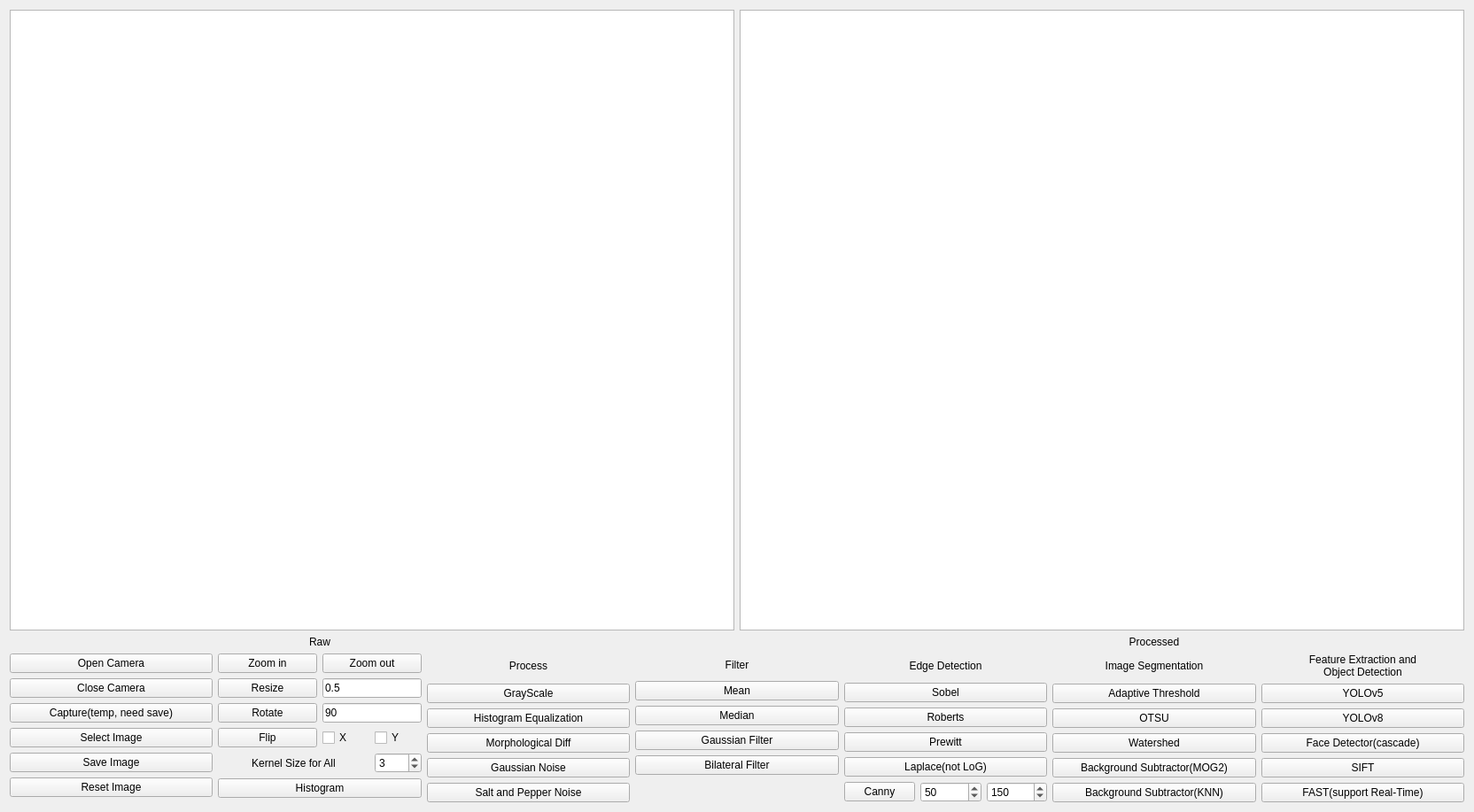
<?xml version="1.0" encoding="UTF-8"?>
<ui version="4.0">
 <class>Widget</class>
 <widget class="QWidget" name="Widget">
  <property name="geometry">
   <rect>
    <x>0</x>
    <y>0</y>
    <width>1664</width>
    <height>917</height>
   </rect>
  </property>
  <property name="windowTitle">
   <string>Widget</string>
  </property>
  <layout class="QGridLayout" name="gridLayout">
   <item row="2" column="6">
    <layout class="QGridLayout" name="gridLayout_9">
     <item row="3" column="0">
      <widget class="QPushButton" name="pushButton_32">
       <property name="text">
        <string>Face Detector(cascade)</string>
       </property>
      </widget>
     </item>
     <item row="5" column="0">
      <widget class="QPushButton" name="pushButton_20">
       <property name="text">
        <string>FAST(support Real-Time)</string>
       </property>
      </widget>
     </item>
     <item row="4" column="0">
      <widget class="QPushButton" name="pushButton_33">
       <property name="text">
        <string>SIFT</string>
       </property>
      </widget>
     </item>
     <item row="0" column="0">
      <widget class="QLabel" name="label_9">
       <property name="maximumSize">
        <size>
         <width>16777215</width>
         <height>72</height>
        </size>
       </property>
       <property name="text">
        <string>Feature Extraction and 
Object Detection</string>
       </property>
       <property name="alignment">
        <set>Qt::AlignCenter</set>
       </property>
      </widget>
     </item>
     <item row="2" column="0">
      <widget class="QPushButton" name="pushButton_31">
       <property name="text">
        <string>YOLOv8</string>
       </property>
      </widget>
     </item>
     <item row="1" column="0">
      <widget class="QPushButton" name="pushButton_30">
       <property name="text">
        <string>YOLOv5</string>
       </property>
      </widget>
     </item>
    </layout>
   </item>
   <item row="2" column="2">
    <layout class="QGridLayout" name="gridLayout_5">
     <item row="6" column="0">
      <widget class="QPushButton" name="pushButton_6">
       <property name="text">
        <string>Morphological Diff</string>
       </property>
      </widget>
     </item>
     <item row="8" column="0">
      <widget class="QPushButton" name="pushButton_18">
       <property name="text">
        <string>Salt and Pepper Noise</string>
       </property>
      </widget>
     </item>
     <item row="0" column="0">
      <widget class="QLabel" name="label_5">
       <property name="text">
        <string>Process</string>
       </property>
       <property name="alignment">
        <set>Qt::AlignCenter</set>
       </property>
      </widget>
     </item>
     <item row="7" column="0">
      <widget class="QPushButton" name="pushButton_19">
       <property name="text">
        <string>Gaussian Noise</string>
       </property>
      </widget>
     </item>
     <item row="4" column="0">
      <widget class="QPushButton" name="pushButton_5">
       <property name="text">
        <string>Histogram Equalization</string>
       </property>
      </widget>
     </item>
     <item row="1" column="0">
      <widget class="QPushButton" name="pushButton_3">
       <property name="text">
        <string>GrayScale</string>
       </property>
      </widget>
     </item>
    </layout>
   </item>
   <item row="2" column="5">
    <layout class="QGridLayout" name="gridLayout_8">
     <item row="0" column="0">
      <widget class="QLabel" name="label_8">
       <property name="maximumSize">
        <size>
         <width>16777215</width>
         <height>72</height>
        </size>
       </property>
       <property name="text">
        <string>Image Segmentation</string>
       </property>
       <property name="alignment">
        <set>Qt::AlignCenter</set>
       </property>
      </widget>
     </item>
     <item row="1" column="0">
      <widget class="QPushButton" name="pushButton_25">
       <property name="text">
        <string>Adaptive Threshold</string>
       </property>
      </widget>
     </item>
     <item row="2" column="0">
      <widget class="QPushButton" name="pushButton_26">
       <property name="text">
        <string>OTSU</string>
       </property>
      </widget>
     </item>
     <item row="3" column="0">
      <widget class="QPushButton" name="pushButton_27">
       <property name="text">
        <string>Watershed</string>
       </property>
      </widget>
     </item>
     <item row="4" column="0">
      <widget class="QPushButton" name="pushButton_28">
       <property name="text">
        <string>Background Subtractor(MOG2)</string>
       </property>
      </widget>
     </item>
     <item row="5" column="0">
      <widget class="QPushButton" name="pushButton_29">
       <property name="text">
        <string>Background Subtractor(KNN)</string>
       </property>
      </widget>
     </item>
    </layout>
   </item>
   <item row="2" column="3">
    <layout class="QGridLayout" name="gridLayout_4">
     <item row="2" column="0" colspan="2">
      <widget class="QPushButton" name="pushButton_14">
       <property name="text">
        <string>Median</string>
       </property>
      </widget>
     </item>
     <item row="4" column="0" colspan="2">
      <widget class="QPushButton" name="pushButton_17">
       <property name="text">
        <string>Bilateral Filter</string>
       </property>
      </widget>
     </item>
     <item row="3" column="0" colspan="2">
      <widget class="QPushButton" name="pushButton_16">
       <property name="text">
        <string>Gaussian Filter</string>
       </property>
      </widget>
     </item>
     <item row="1" column="0" colspan="2">
      <widget class="QPushButton" name="pushButton_13">
       <property name="text">
        <string>Mean</string>
       </property>
      </widget>
     </item>
     <item row="0" column="0" colspan="2">
      <widget class="QLabel" name="label_6">
       <property name="sizePolicy">
        <sizepolicy hsizetype="Preferred" vsizetype="Fixed">
         <horstretch>0</horstretch>
         <verstretch>0</verstretch>
        </sizepolicy>
       </property>
       <property name="maximumSize">
        <size>
         <width>16777215</width>
         <height>72</height>
        </size>
       </property>
       <property name="text">
        <string>Filter</string>
       </property>
       <property name="alignment">
        <set>Qt::AlignCenter</set>
       </property>
      </widget>
     </item>
     <item row="5" column="0" colspan="2">
      <widget class="QLabel" name="label_10">
       <property name="text">
        <string/>
       </property>
      </widget>
     </item>
    </layout>
   </item>
   <item row="0" column="0" colspan="7">
    <layout class="QHBoxLayout" name="horizontalLayout">
     <item>
      <widget class="QGraphicsView" name="graphicsView">
       <property name="sizePolicy">
        <sizepolicy hsizetype="Expanding" vsizetype="Expanding">
         <horstretch>0</horstretch>
         <verstretch>0</verstretch>
        </sizepolicy>
       </property>
      </widget>
     </item>
     <item>
      <widget class="QGraphicsView" name="graphicsView_2"/>
     </item>
    </layout>
   </item>
   <item row="1" column="0" colspan="3">
    <widget class="QLabel" name="label">
     <property name="text">
      <string>Raw</string>
     </property>
     <property name="alignment">
      <set>Qt::AlignCenter</set>
     </property>
    </widget>
   </item>
   <item row="2" column="0">
    <layout class="QGridLayout" name="gridLayout_6">
     <item row="0" column="0">
      <widget class="QPushButton" name="pushButton_37">
       <property name="text">
        <string>Open Camera</string>
       </property>
      </widget>
     </item>
     <item row="1" column="0">
      <widget class="QPushButton" name="pushButton_24">
       <property name="text">
        <string>Close Camera</string>
       </property>
      </widget>
     </item>
     <item row="2" column="0">
      <widget class="QPushButton" name="pushButton_34">
       <property name="text">
        <string>Capture(temp, need save)</string>
       </property>
      </widget>
     </item>
     <item row="3" column="0">
      <widget class="QPushButton" name="pushButton">
       <property name="text">
        <string>Select Image</string>
       </property>
      </widget>
     </item>
     <item row="4" column="0">
      <widget class="QPushButton" name="pushButton_2">
       <property name="text">
        <string>Save Image</string>
       </property>
      </widget>
     </item>
     <item row="5" column="0">
      <widget class="QPushButton" name="ClearButton">
       <property name="text">
        <string>Reset Image</string>
       </property>
      </widget>
     </item>
    </layout>
   </item>
   <item row="2" column="4">
    <layout class="QGridLayout" name="gridLayout_7">
     <item row="1" column="0" colspan="3">
      <widget class="QPushButton" name="pushButton_8">
       <property name="text">
        <string>Sobel</string>
       </property>
      </widget>
     </item>
     <item row="6" column="0">
      <widget class="QPushButton" name="pushButton_12">
       <property name="text">
        <string>Canny</string>
       </property>
      </widget>
     </item>
     <item row="4" column="0" colspan="3">
      <widget class="QPushButton" name="pushButton_10">
       <property name="text">
        <string>Prewitt</string>
       </property>
      </widget>
     </item>
     <item row="2" column="0" colspan="3">
      <widget class="QPushButton" name="pushButton_9">
       <property name="text">
        <string>Roberts</string>
       </property>
      </widget>
     </item>
     <item row="6" column="1">
      <widget class="QSpinBox" name="spinBox_2">
       <property name="maximum">
        <number>255</number>
       </property>
       <property name="value">
        <number>50</number>
       </property>
      </widget>
     </item>
     <item row="6" column="2">
      <widget class="QSpinBox" name="spinBox_3">
       <property name="minimum">
        <number>2</number>
       </property>
       <property name="maximum">
        <number>255</number>
       </property>
       <property name="value">
        <number>150</number>
       </property>
      </widget>
     </item>
     <item row="5" column="0" colspan="3">
      <widget class="QPushButton" name="pushButton_11">
       <property name="text">
        <string>Laplace(not LoG)</string>
       </property>
      </widget>
     </item>
     <item row="0" column="0" colspan="3">
      <widget class="QLabel" name="label_4">
       <property name="maximumSize">
        <size>
         <width>16777215</width>
         <height>72</height>
        </size>
       </property>
       <property name="text">
        <string>Edge Detection</string>
       </property>
       <property name="alignment">
        <set>Qt::AlignCenter</set>
       </property>
      </widget>
     </item>
    </layout>
   </item>
   <item row="2" column="1">
    <layout class="QGridLayout" name="gridLayout_3">
     <item row="3" column="3">
      <widget class="QCheckBox" name="checkBox_2">
       <property name="text">
        <string>Y</string>
       </property>
      </widget>
     </item>
     <item row="0" column="0" colspan="2">
      <widget class="QPushButton" name="pushButton_7">
       <property name="text">
        <string>Zoom in</string>
       </property>
      </widget>
     </item>
     <item row="2" column="0" colspan="2">
      <widget class="QPushButton" name="pushButton_36">
       <property name="text">
        <string>Rotate</string>
       </property>
      </widget>
     </item>
     <item row="3" column="2">
      <widget class="QCheckBox" name="checkBox">
       <property name="text">
        <string>X</string>
       </property>
      </widget>
     </item>
     <item row="2" column="2" colspan="2">
      <widget class="QLineEdit" name="lineEdit_2">
       <property name="sizePolicy">
        <sizepolicy hsizetype="Ignored" vsizetype="Fixed">
         <horstretch>0</horstretch>
         <verstretch>0</verstretch>
        </sizepolicy>
       </property>
       <property name="contextMenuPolicy">
        <enum>Qt::DefaultContextMenu</enum>
       </property>
       <property name="text">
        <string>90</string>
       </property>
       <property name="maxLength">
        <number>4</number>
       </property>
      </widget>
     </item>
     <item row="3" column="0" colspan="2">
      <widget class="QPushButton" name="pushButton_35">
       <property name="text">
        <string>Flip</string>
       </property>
      </widget>
     </item>
     <item row="1" column="0" colspan="2">
      <widget class="QPushButton" name="pushButton_38">
       <property name="text">
        <string>Resize</string>
       </property>
      </widget>
     </item>
     <item row="0" column="2" colspan="2">
      <widget class="QPushButton" name="pushButton_15">
       <property name="text">
        <string>Zoom out</string>
       </property>
      </widget>
     </item>
     <item row="1" column="2" colspan="2">
      <widget class="QLineEdit" name="lineEdit">
       <property name="sizePolicy">
        <sizepolicy hsizetype="Ignored" vsizetype="Fixed">
         <horstretch>0</horstretch>
         <verstretch>0</verstretch>
        </sizepolicy>
       </property>
       <property name="text">
        <string>0.5</string>
       </property>
       <property name="maxLength">
        <number>4</number>
       </property>
      </widget>
     </item>
     <item row="5" column="3">
      <widget class="QSpinBox" name="spinBox">
       <property name="suffix">
        <string/>
       </property>
       <property name="prefix">
        <string/>
       </property>
       <property name="minimum">
        <number>1</number>
       </property>
       <property name="maximum">
        <number>15</number>
       </property>
       <property name="singleStep">
        <number>2</number>
       </property>
       <property name="value">
        <number>3</number>
       </property>
      </widget>
     </item>
     <item row="5" column="0" colspan="3">
      <widget class="QLabel" name="label_3">
       <property name="text">
        <string>Kernel Size for All</string>
       </property>
       <property name="alignment">
        <set>Qt::AlignCenter</set>
       </property>
      </widget>
     </item>
     <item row="6" column="0" colspan="4">
      <widget class="QPushButton" name="pushButton_4">
       <property name="text">
        <string>Histogram</string>
       </property>
      </widget>
     </item>
    </layout>
   </item>
   <item row="1" column="4" colspan="3">
    <widget class="QLabel" name="label_2">
     <property name="text">
      <string>Processed</string>
     </property>
     <property name="alignment">
      <set>Qt::AlignCenter</set>
     </property>
    </widget>
   </item>
  </layout>
 </widget>
 <resources/>
 <connections/>
</ui>
